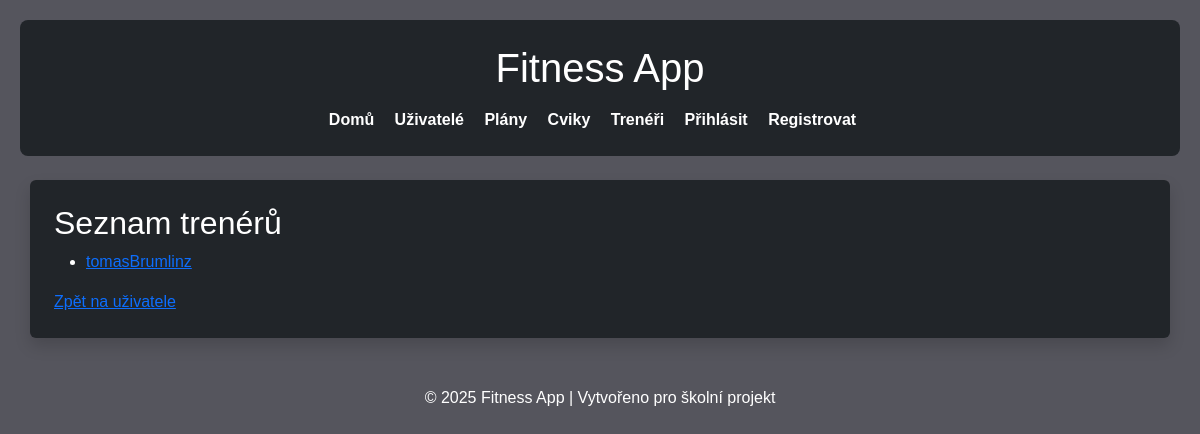
The app's page /trainers/, older data.
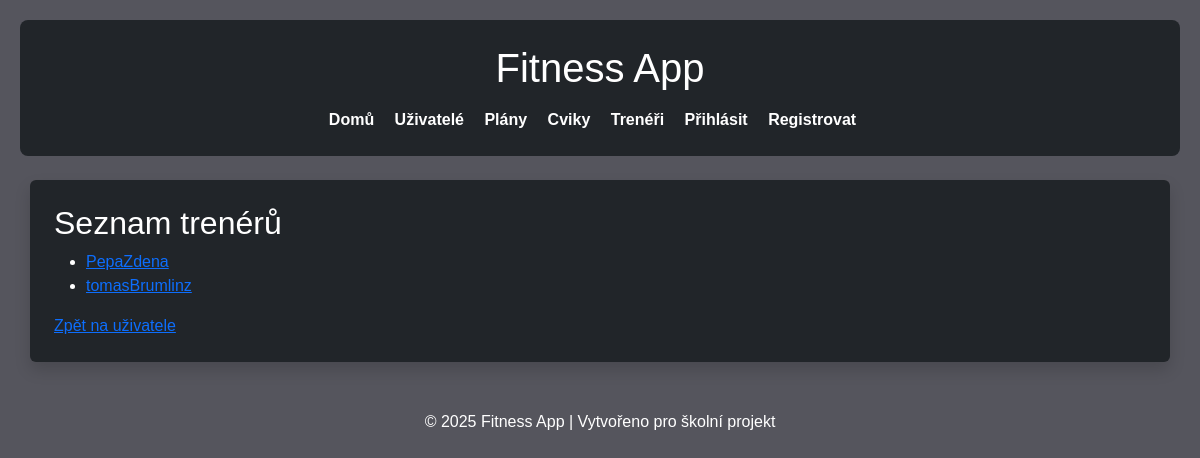
The same page, newer data.
### library/models.py (models this page shows, shortened)
class UserProfile(models.Model):
    user = models.OneToOneField(User, on_delete=models.CASCADE, related_name='profile')
    age = models.IntegerField(verbose_name='Age')
    height = models.FloatField(verbose_name='Height (cm)')
    weight = models.FloatField(verbose_name='Weight (kg)')
    is_trainer = models.BooleanField(default=False, verbose_name='Is Trainer')
    trainer = models.ForeignKey(
        'self',
        on_delete=models.SET_NULL,
        null=True,
        blank=True,
        limit_choices_to={'is_trainer': True},
        related_name='clients',
        verbose_name='Selected Trainer'
    )
    class Meta:
        ordering = ['user__username']
        verbose_name = 'User Profile'
        verbose_name_plural = 'User Profiles'

### library/views.py (the view)
# urls.py: path('trainers/', views.TrainerListView.as_view(), name='trainer-list'),
class TrainerListView(ListView):
    model = UserProfile
    template_name = 'trainer-list.html'
    def get_queryset(self):
        return UserProfile.objects.filter(is_trainer=True)

### library/templates/trainer-list.html (shortened to what this page needs)
{% extends "base.html" %}
{% block content %}
  <h2>Seznam trenérů</h2>
  <ul>
    {% for trainer in object_list %}
      <li>
        <a href="{% url 'userprofile-detail' trainer.pk %}">
          {{ trainer.user.username }}
        </a>
      </li>
    {% empty %}
      <li>Žádní trenéři nejsou k dispozici.</li>
    {% endfor %}
  </ul>
  <a href="{% url 'userprofile-list' %}">Zpět na uživatele</a>
{% endblock %}

Row changes from the older to the newer data that the page shows:
now on this page (row edited): UserProfile: user.username "PepaZdena"
